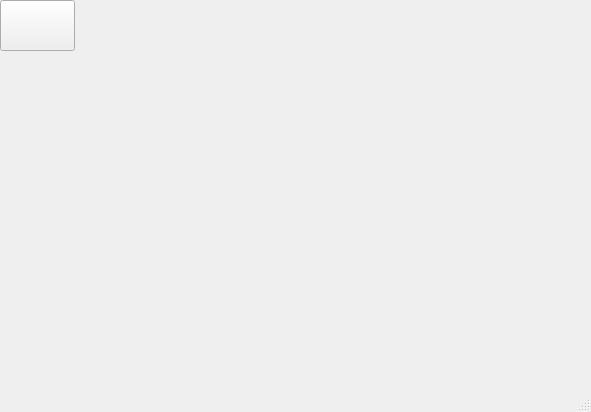
<?xml version="1.0" encoding="UTF-8"?>
<ui version="4.0">
 <class>Choose_goods</class>
 <widget class="QMainWindow" name="Choose_goods">
  <property name="geometry">
   <rect>
    <x>0</x>
    <y>0</y>
    <width>591</width>
    <height>412</height>
   </rect>
  </property>
  <property name="windowTitle">
   <string>MainWindow</string>
  </property>
  <property name="styleSheet">
   <string notr="true">
QMainWindow{background-image: url(C:/Users/12234/Documents/01/0.jpg);}


</string>
  </property>
  <widget class="QWidget" name="centralwidget">
   <widget class="QLabel" name="label">
    <property name="geometry">
     <rect>
      <x>70</x>
      <y>140</y>
      <width>51</width>
      <height>71</height>
     </rect>
    </property>
    <property name="styleSheet">
     <string notr="true">QLabel{background-image: url(C:/Users/12234/Desktop/1.jpg);}

</string>
    </property>
    <property name="text">
     <string/>
    </property>
   </widget>
   <widget class="QPushButton" name="pushButton">
    <property name="geometry">
     <rect>
      <x>80</x>
      <y>120</y>
      <width>141</width>
      <height>141</height>
     </rect>
    </property>
    <property name="styleSheet">
     <string notr="true">QPushButton{border-style:hidden;background-image: url(C:/Users/12234/Desktop/1.png);}

</string>
    </property>
    <property name="text">
     <string/>
    </property>
   </widget>
   <widget class="QPushButton" name="pushButton_2">
    <property name="geometry">
     <rect>
      <x>320</x>
      <y>100</y>
      <width>181</width>
      <height>171</height>
     </rect>
    </property>
    <property name="styleSheet">
     <string notr="true">
QPushButton{border-style:hidden;background-image: url(C:/Users/12234/Desktop/2.png);}


</string>
    </property>
    <property name="text">
     <string/>
    </property>
   </widget>
   <widget class="QPushButton" name="pushButton_3">
    <property name="geometry">
     <rect>
      <x>0</x>
      <y>0</y>
      <width>75</width>
      <height>51</height>
     </rect>
    </property>
    <property name="styleSheet">
     <string notr="true">QPushButton{
background-image: url(C:/Users/12234/Documents/01/0.jpg);
border-image: url(:/image/01/pic/10.png);


 background-color: qlineargradient(x1:0, y1:0, x2:1, y2:1,
stop:0 #91c46c,stop:1#91c46c);
 
}
QPushButton:pressed {
background-color: #287d7d;
}

</string>
    </property>
    <property name="text">
     <string/>
    </property>
   </widget>
  </widget>
  <widget class="QMenuBar" name="menubar">
   <property name="geometry">
    <rect>
     <x>0</x>
     <y>0</y>
     <width>591</width>
     <height>23</height>
    </rect>
   </property>
  </widget>
  <widget class="QStatusBar" name="statusbar"/>
 </widget>
 <resources/>
 <connections/>
</ui>
